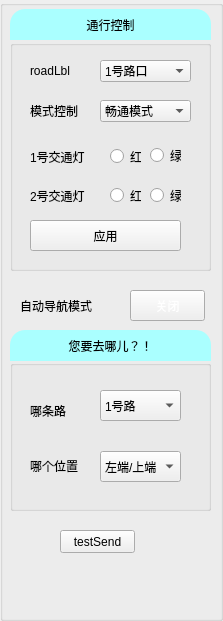
<?xml version="1.0" encoding="UTF-8"?>
<ui version="4.0">
 <class>LightControllBoard</class>
 <widget class="QWidget" name="LightControllBoard">
  <property name="geometry">
   <rect>
    <x>0</x>
    <y>0</y>
    <width>223</width>
    <height>621</height>
   </rect>
  </property>
  <property name="sizePolicy">
   <sizepolicy hsizetype="Minimum" vsizetype="Minimum">
    <horstretch>0</horstretch>
    <verstretch>0</verstretch>
   </sizepolicy>
  </property>
  <property name="minimumSize">
   <size>
    <width>223</width>
    <height>621</height>
   </size>
  </property>
  <property name="windowTitle">
   <string>Form</string>
  </property>
  <widget class="QGroupBox" name="trafficLightsGbx">
   <property name="geometry">
    <rect>
     <x>0</x>
     <y>0</y>
     <width>223</width>
     <height>621</height>
    </rect>
   </property>
   <property name="title">
    <string/>
   </property>
   <widget class="QGroupBox" name="trafficLightGbx">
    <property name="geometry">
     <rect>
      <x>10</x>
      <y>40</y>
      <width>201</width>
      <height>231</height>
     </rect>
    </property>
    <property name="title">
     <string/>
    </property>
    <widget class="QComboBox" name="lightModelCmb">
     <property name="geometry">
      <rect>
       <x>90</x>
       <y>60</y>
       <width>91</width>
       <height>22</height>
      </rect>
     </property>
     <item>
      <property name="text">
       <string>畅通模式</string>
      </property>
     </item>
     <item>
      <property name="text">
       <string>限行模式</string>
      </property>
     </item>
     <item>
      <property name="text">
       <string>阻塞模式</string>
      </property>
     </item>
    </widget>
    <widget class="QLabel" name="modelLbl">
     <property name="geometry">
      <rect>
       <x>20</x>
       <y>60</y>
       <width>54</width>
       <height>21</height>
      </rect>
     </property>
     <property name="text">
      <string>模式控制</string>
     </property>
    </widget>
    <widget class="QLabel" name="roadLbl">
     <property name="geometry">
      <rect>
       <x>20</x>
       <y>20</y>
       <width>54</width>
       <height>21</height>
      </rect>
     </property>
     <property name="text">
      <string>roadLbl</string>
     </property>
    </widget>
    <widget class="QComboBox" name="roadModelCmx">
     <property name="geometry">
      <rect>
       <x>90</x>
       <y>20</y>
       <width>91</width>
       <height>22</height>
      </rect>
     </property>
     <item>
      <property name="text">
       <string>1号路口</string>
      </property>
     </item>
     <item>
      <property name="text">
       <string>2号路口</string>
      </property>
     </item>
     <item>
      <property name="text">
       <string>3号路口</string>
      </property>
     </item>
     <item>
      <property name="text">
       <string>4号路口</string>
      </property>
     </item>
    </widget>
    <widget class="QLabel" name="firstLightLbl">
     <property name="geometry">
      <rect>
       <x>20</x>
       <y>101</y>
       <width>61</width>
       <height>31</height>
      </rect>
     </property>
     <property name="text">
      <string>1号交通灯</string>
     </property>
    </widget>
    <widget class="QRadioButton" name="redBtn1">
     <property name="geometry">
      <rect>
       <x>100</x>
       <y>101</y>
       <width>31</width>
       <height>31</height>
      </rect>
     </property>
     <property name="text">
      <string>红</string>
     </property>
    </widget>
    <widget class="QRadioButton" name="greenBtn1">
     <property name="geometry">
      <rect>
       <x>140</x>
       <y>100</y>
       <width>31</width>
       <height>31</height>
      </rect>
     </property>
     <property name="text">
      <string>绿</string>
     </property>
    </widget>
    <widget class="QLabel" name="secondLightLbl">
     <property name="geometry">
      <rect>
       <x>20</x>
       <y>140</y>
       <width>61</width>
       <height>31</height>
      </rect>
     </property>
     <property name="text">
      <string>2号交通灯</string>
     </property>
    </widget>
    <widget class="QRadioButton" name="redBtn2">
     <property name="geometry">
      <rect>
       <x>100</x>
       <y>140</y>
       <width>31</width>
       <height>31</height>
      </rect>
     </property>
     <property name="text">
      <string>红</string>
     </property>
    </widget>
    <widget class="QRadioButton" name="greenBtn2">
     <property name="geometry">
      <rect>
       <x>140</x>
       <y>140</y>
       <width>31</width>
       <height>31</height>
      </rect>
     </property>
     <property name="text">
      <string>绿</string>
     </property>
    </widget>
    <widget class="QPushButton" name="applyBtn">
     <property name="geometry">
      <rect>
       <x>20</x>
       <y>180</y>
       <width>151</width>
       <height>31</height>
      </rect>
     </property>
     <property name="text">
      <string>应用</string>
     </property>
    </widget>
   </widget>
   <widget class="QGroupBox" name="autoModelGbx">
    <property name="geometry">
     <rect>
      <x>10</x>
      <y>360</y>
      <width>201</width>
      <height>151</height>
     </rect>
    </property>
    <property name="styleSheet">
     <string notr="true">border-color:black;</string>
    </property>
    <property name="title">
     <string/>
    </property>
    <widget class="QLabel" name="roadChooseLbl">
     <property name="geometry">
      <rect>
       <x>20</x>
       <y>40</y>
       <width>61</width>
       <height>21</height>
      </rect>
     </property>
     <property name="text">
      <string>哪条路</string>
     </property>
    </widget>
    <widget class="QLabel" name="locationLbl">
     <property name="geometry">
      <rect>
       <x>20</x>
       <y>90</y>
       <width>51</width>
       <height>31</height>
      </rect>
     </property>
     <property name="text">
      <string>哪个位置</string>
     </property>
    </widget>
    <widget class="QComboBox" name="roadChooseCbx">
     <property name="geometry">
      <rect>
       <x>90</x>
       <y>30</y>
       <width>81</width>
       <height>31</height>
      </rect>
     </property>
     <item>
      <property name="text">
       <string>1号路</string>
      </property>
     </item>
     <item>
      <property name="text">
       <string>2号路</string>
      </property>
     </item>
     <item>
      <property name="text">
       <string>3号路</string>
      </property>
     </item>
     <item>
      <property name="text">
       <string>4号路</string>
      </property>
     </item>
     <item>
      <property name="text">
       <string>5号路</string>
      </property>
     </item>
    </widget>
    <widget class="QComboBox" name="locationCbx">
     <property name="geometry">
      <rect>
       <x>90</x>
       <y>91</y>
       <width>81</width>
       <height>31</height>
      </rect>
     </property>
     <item>
      <property name="text">
       <string>左端/上端</string>
      </property>
     </item>
     <item>
      <property name="text">
       <string>中间</string>
      </property>
     </item>
     <item>
      <property name="text">
       <string>右端/底端</string>
      </property>
     </item>
    </widget>
   </widget>
   <widget class="QPushButton" name="autoModelSwitchBtn">
    <property name="enabled">
     <bool>true</bool>
    </property>
    <property name="geometry">
     <rect>
      <x>130</x>
      <y>290</y>
      <width>75</width>
      <height>31</height>
     </rect>
    </property>
    <property name="styleSheet">
     <string notr="true">color: rgb(255, 255, 255);</string>
    </property>
    <property name="text">
     <string>关闭</string>
    </property>
   </widget>
   <widget class="QLabel" name="autoModelLbl">
    <property name="geometry">
     <rect>
      <x>20</x>
      <y>290</y>
      <width>91</width>
      <height>31</height>
     </rect>
    </property>
    <property name="text">
     <string>自动导航模式</string>
    </property>
   </widget>
   <widget class="QLabel" name="destinationLbl">
    <property name="geometry">
     <rect>
      <x>10</x>
      <y>330</y>
      <width>201</width>
      <height>31</height>
     </rect>
    </property>
    <property name="styleSheet">
     <string notr="true">background-color: rgb(170, 255, 255);
border-top-left-radius:15px;
border-top-right-radius:15px;</string>
    </property>
    <property name="text">
     <string>您要去哪儿？！</string>
    </property>
    <property name="alignment">
     <set>Qt::AlignCenter</set>
    </property>
   </widget>
   <widget class="QLabel" name="trafficControllLbl">
    <property name="geometry">
     <rect>
      <x>10</x>
      <y>9</y>
      <width>201</width>
      <height>31</height>
     </rect>
    </property>
    <property name="styleSheet">
     <string notr="true">background-color: rgb(170, 255, 255);
border-top-left-radius:15px;
border-top-right-radius:15px;</string>
    </property>
    <property name="text">
     <string>通行控制</string>
    </property>
    <property name="alignment">
     <set>Qt::AlignCenter</set>
    </property>
   </widget>
   <widget class="QPushButton" name="testSend">
    <property name="geometry">
     <rect>
      <x>60</x>
      <y>530</y>
      <width>75</width>
      <height>23</height>
     </rect>
    </property>
    <property name="text">
     <string>testSend</string>
    </property>
   </widget>
  </widget>
 </widget>
 <resources/>
 <connections/>
</ui>
